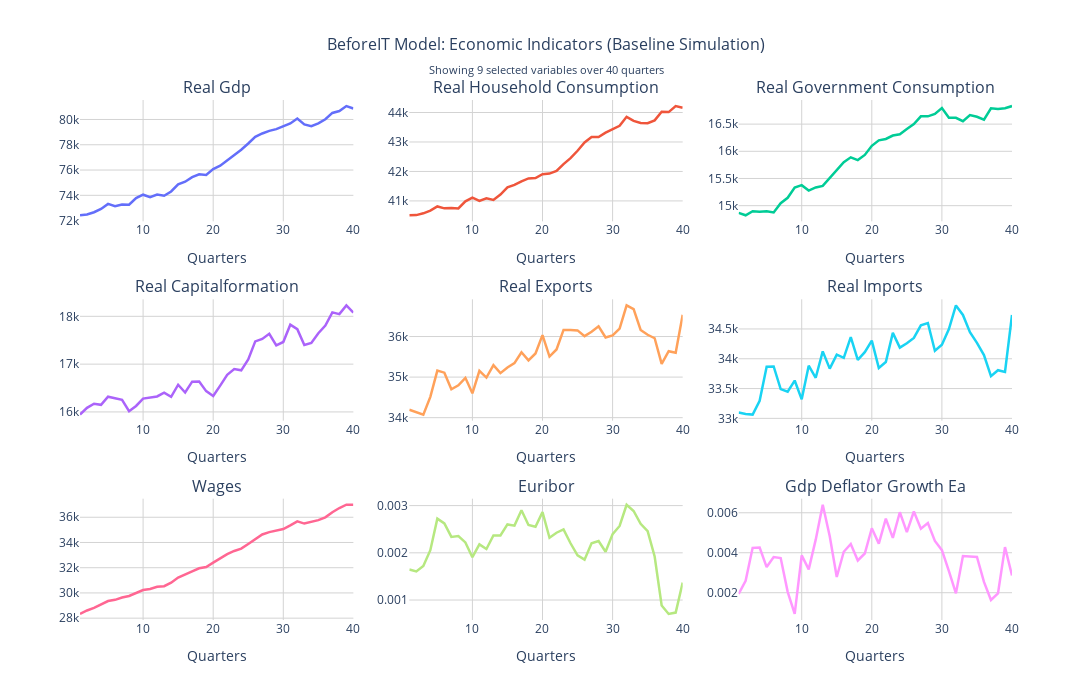

Notebook code for this chart:
### Code cell
selected_variables = [
    'real_gdp',
    'real_household_consumption', 
    'real_government_consumption',
    'real_capitalformation',
    'real_exports',
    'real_imports',
    'wages',
    'euribor',
    'gdp_deflator_growth_ea'
]

# Validate that all selected variables exist
missing_vars = [var for var in selected_variables if var not in variable_names]
if missing_vars:
    raise ValueError(f" The following selected variables are not available: {missing_vars}")

# Get indices for selected variables
plot_data = []
for var_name in selected_variables:
    var_idx = variable_names.index(var_name)
    plot_data.append((var_name, var_idx))

# Calculate optimal subplot layout (prefer more columns than rows for better readability)
n_vars = len(plot_data)
if n_vars <= 3:
    rows, cols = 1, n_vars
elif n_vars <= 6:
    rows, cols = 2, 3
elif n_vars <= 9:
    rows, cols = 3, 3
elif n_vars <= 12:
    rows, cols = 3, 4
else:
    rows, cols = 4, 4  # Max 4x4 grid, adjust as needed

# Create subplot titles
subplot_titles = [var.replace('_', ' ').title() for var, _ in plot_data]

# Create subplot figure
fig = make_subplots(
    rows=rows, 
    cols=cols,
    subplot_titles=subplot_titles,
    vertical_spacing=0.15,
    horizontal_spacing=0.06
)

# Add traces for each selected variable
for i, (var_name, var_idx) in enumerate(plot_data):
    row = (i // cols) + 1
    col = (i % cols) + 1
    
    series_data = results.get_scalar_timeseries()[var_name]
    fig.add_trace(
        go.Scatter(
            x=time_quarters,
            y=series_data,
            mode='lines',
            name=var_name,
            line=dict(width=2.5),
            hovertemplate='<b>%{fullData.name}</b><br>' +
                         'Quarter: %{x}<br>' +
                         'Value: %{y:.4f}<br>' +
                         '<extra></extra>'
        ),
        row=row, col=col
    )

# Update layout
fig.update_layout(
    title={
        'text': f'BeforeIT Model: Economic Indicators (Baseline Simulation)<br><sub>Showing {n_vars} selected variables over {T} quarters</sub>',
        'x': 0.5,
        'font': {'size': 16}
    },
    height=200 * rows + 100,  # Dynamic height based on number of rows
    width=1200,
    showlegend=False,  # Turn off legend since subplot titles show variable names
    plot_bgcolor='white',
    paper_bgcolor='white'
)

# Update axes labels
fig.update_xaxes(title_text="Quarters", showgrid=True, gridwidth=1, gridcolor='lightgray')
fig.update_yaxes(showgrid=True, gridwidth=1, gridcolor='lightgray')

# Show the plot
fig.show()

### Figure 1 — Plotly figure (JSON) as saved in the notebook; plotly's stock layout.template omitted (floating-point values rounded to 4 significant figures)
{"data": [{"hovertemplate": "<b>%{fullData.name}</b><br>Quarter: %{x}<br>Value: %{y:.4f}<br><extra></extra>", "line": {"width": 2.5}, "mode": "lines", "name": "real_gdp", "type": "scatter", "x": [1, 2, 3, 4, 5, 6, 7, 8, 9, 10, 11, 12, 13, 14, 15, 16, 17, 18, 19, 20, 21, 22, 23, 24, 25, 26, 27, 28, 29, 30, 31, 32, 33, 34, 35, 36, 37, 38, 39, 40], "xaxis": "x", "y": [72420.0, 72480.0, 72660.0, 72920.0, 73320.0, 73140.0, 73270.0, 73250.0, 73790.0, 74050.0, 73850.0, 74060.0, 73970.0, 74300.0, 74870.0, 75080.0, 75440.0, 75670.0, 75610.0, 76070.0, 76340.0, 76760.0, 77170.0, 77610.0, 78100.0, 78620.0, 78890.0, 79100.0, 79240.0, 79470.0, 79690.0, 80070.0, 79610.0, 79470.0, 79700.0, 80020.0, 80520.0, 80670.0, 81060.0, 80870.0, 81280.0], "yaxis": "y"}, {"hovertemplate": "<b>%{fullData.name}</b><br>Quarter: %{x}<br>Value: %{y:.4f}<br><extra></extra>", "line": {"width": 2.5}, "mode": "lines", "name": "real_household_consumption", "type": "scatter", "x": [1, 2, 3, 4, 5, 6, 7, 8, 9, 10, 11, 12, 13, 14, 15, 16, 17, 18, 19, 20, 21, 22, 23, 24, 25, 26, 27, 28, 29, 30, 31, 32, 33, 34, 35, 36, 37, 38, 39, 40], "xaxis": "x2", "y": [40510.0, 40520.0, 40580.0, 40670.0, 40810.0, 40750.0, 40760.0, 40740.0, 40980.0, 41110.0, 41000.0, 41090.0, 41030.0, 41210.0, 41460.0, 41540.0, 41670.0, 41760.0, 41780.0, 41910.0, 41930.0, 42010.0, 42250.0, 42450.0, 42700.0, 42980.0, 43170.0, 43160.0, 43310.0, 43420.0, 43550.0, 43850.0, 43720.0, 43650.0, 43640.0, 43730.0, 44020.0, 44010.0, 44220.0, 44160.0, 44390.0], "yaxis": "y2"}, {"hovertemplate": "<b>%{fullData.name}</b><br>Quarter: %{x}<br>Value: %{y:.4f}<br><extra></extra>", "line": {"width": 2.5}, "mode": "lines", "name": "real_government_consumption", "type": "scatter", "x": [1, 2, 3, 4, 5, 6, 7, 8, 9, 10, 11, 12, 13, 14, 15, 16, 17, 18, 19, 20, 21, 22, 23, 24, 25, 26, 27, 28, 29, 30, 31, 32, 33, 34, 35, 36, 37, 38, 39, 40], "xaxis": "x3", "y": [14870.0, 14820.0, 14900.0, 14890.0, 14900.0, 14870.0, 15040.0, 15140.0, 15330.0, 15380.0, 15280.0, 15330.0, 15360.0, 15510.0, 15670.0, 15800.0, 15890.0, 15840.0, 15930.0, 16100.0, 16200.0, 16230.0, 16290.0, 16310.0, 16410.0, 16500.0, 16640.0, 16640.0, 16690.0, 16800.0, 16620.0, 16620.0, 16550.0, 16670.0, 16630.0, 16580.0, 16790.0, 16780.0, 16790.0, 16830.0, 17010.0], "yaxis": "y3"}, {"hovertemplate": "<b>%{fullData.name}</b><br>Quarter: %{x}<br>Value: %{y:.4f}<br><extra></extra>", "line": {"width": 2.5}, "mode": "lines", "name": "real_capitalformation", "type": "scatter", "x": [1, 2, 3, 4, 5, 6, 7, 8, 9, 10, 11, 12, 13, 14, 15, 16, 17, 18, 19, 20, 21, 22, 23, 24, 25, 26, 27, 28, 29, 30, 31, 32, 33, 34, 35, 36, 37, 38, 39, 40], "xaxis": "x4", "y": [15940.0, 16090.0, 16170.0, 16150.0, 16320.0, 16280.0, 16250.0, 16020.0, 16120.0, 16280.0, 16310.0, 16320.0, 16400.0, 16320.0, 16570.0, 16410.0, 16630.0, 16630.0, 16430.0, 16330.0, 16550.0, 16780.0, 16900.0, 16870.0, 17100.0, 17480.0, 17530.0, 17630.0, 17390.0, 17460.0, 17830.0, 17730.0, 17400.0, 17440.0, 17650.0, 17810.0, 18080.0, 18050.0, 18230.0, 18080.0, 18030.0], "yaxis": "y4"}, {"hovertemplate": "<b>%{fullData.name}</b><br>Quarter: %{x}<br>Value: %{y:.4f}<br><extra></extra>", "line": {"width": 2.5}, "mode": "lines", "name": "real_exports", "type": "scatter", "x": [1, 2, 3, 4, 5, 6, 7, 8, 9, 10, 11, 12, 13, 14, 15, 16, 17, 18, 19, 20, 21, 22, 23, 24, 25, 26, 27, 28, 29, 30, 31, 32, 33, 34, 35, 36, 37, 38, 39, 40], "xaxis": "x5", "y": [34200.0, 34130.0, 34080.0, 34510.0, 35160.0, 35110.0, 34700.0, 34800.0, 34980.0, 34600.0, 35150.0, 34990.0, 35290.0, 35100.0, 35240.0, 35340.0, 35610.0, 35410.0, 35580.0, 36040.0, 35510.0, 35680.0, 36160.0, 36160.0, 36150.0, 36010.0, 36120.0, 36250.0, 35980.0, 36030.0, 36190.0, 36770.0, 36680.0, 36160.0, 36040.0, 35960.0, 35330.0, 35640.0, 35600.0, 36530.0, 36530.0], "yaxis": "y5"}, {"hovertemplate": "<b>%{fullData.name}</b><br>Quarter: %{x}<br>Value: %{y:.4f}<br><extra></extra>", "line": {"width": 2.5}, "mode": "lines", "name": "real_imports", "type": "scatter", "x": [1, 2, 3, 4, 5, 6, 7, 8, 9, 10, 11, 12, 13, 14, 15, 16, 17, 18, 19, 20, 21, 22, 23, 24, 25, 26, 27, 28, 29, 30, 31, 32, 33, 34, 35, 36, 37, 38, 39, 40], "xaxis": "x6", "y": [33100.0, 33070.0, 33060.0, 33300.0, 33870.0, 33870.0, 33490.0, 33450.0, 33630.0, 33320.0, 33880.0, 33680.0, 34120.0, 33830.0, 34070.0, 34020.0, 34360.0, 33980.0, 34110.0, 34300.0, 33840.0, 33950.0, 34430.0, 34190.0, 34260.0, 34350.0, 34560.0, 34600.0, 34140.0, 34230.0, 34500.0, 34900.0, 34730.0, 34450.0, 34270.0, 34060.0, 33710.0, 33810.0, 33780.0, 34730.0, 34680.0], "yaxis": "y6"}, {"hovertemplate": "<b>%{fullData.name}</b><br>Quarter: %{x}<br>Value: %{y:.4f}<br><extra></extra>", "line": {"width": 2.5}, "mode": "lines", "name": "wages", "type": "scatter", "x": [1, 2, 3, 4, 5, 6, 7, 8, 9, 10, 11, 12, 13, 14, 15, 16, 17, 18, 19, 20, 21, 22, 23, 24, 25, 26, 27, 28, 29, 30, 31, 32, 33, 34, 35, 36, 37, 38, 39, 40], "xaxis": "x7", "y": [28340.0, 28610.0, 28810.0, 29060.0, 29360.0, 29450.0, 29640.0, 29760.0, 30020.0, 30230.0, 30310.0, 30490.0, 30540.0, 30820.0, 31220.0, 31440.0, 31710.0, 31950.0, 32050.0, 32400.0, 32770.0, 33080.0, 33330.0, 33510.0, 33870.0, 34250.0, 34640.0, 34820.0, 34930.0, 35060.0, 35350.0, 35670.0, 35500.0, 35620.0, 35770.0, 35990.0, 36400.0, 36730.0, 36990.0, 36990.0, 37290.0], "yaxis": "y7"}, {"hovertemplate": "<b>%{fullData.name}</b><br>Quarter: %{x}<br>Value: %{y:.4f}<br><extra></extra>", "line": {"width": 2.5}, "mode": "lines", "name": "euribor", "type": "scatter", "x": [1, 2, 3, 4, 5, 6, 7, 8, 9, 10, 11, 12, 13, 14, 15, 16, 17, 18, 19, 20, 21, 22, 23, 24, 25, 26, 27, 28, 29, 30, 31, 32, 33, 34, 35, 36, 37, 38, 39, 40], "xaxis": "x8", "y": [0.001646, 0.001607, 0.001723, 0.002056, 0.002723, 0.002624, 0.002337, 0.002354, 0.00222, 0.001907, 0.00218, 0.00208, 0.002368, 0.002366, 0.002601, 0.002576, 0.002903, 0.002589, 0.002551, 0.002862, 0.002318, 0.002426, 0.002496, 0.002202, 0.001948, 0.001855, 0.002203, 0.00225, 0.002023, 0.002397, 0.002569, 0.003018, 0.002886, 0.002615, 0.002459, 0.001923, 0.0008844, 0.0007056, 0.0007346, 0.00137, 0.001665], "yaxis": "y8"}, {"hovertemplate": "<b>%{fullData.name}</b><br>Quarter: %{x}<br>Value: %{y:.4f}<br><extra></extra>", "line": {"width": 2.5}, "mode": "lines", "name": "gdp_deflator_growth_ea", "type": "scatter", "x": [1, 2, 3, 4, 5, 6, 7, 8, 9, 10, 11, 12, 13, 14, 15, 16, 17, 18, 19, 20, 21, 22, 23, 24, 25, 26, 27, 28, 29, 30, 31, 32, 33, 34, 35, 36, 37, 38, 39, 40], "xaxis": "x9", "y": [0.001938, 0.002599, 0.004245, 0.004261, 0.003283, 0.003784, 0.003733, 0.002043, 0.0009376, 0.003869, 0.003167, 0.004655, 0.006402, 0.004828, 0.002785, 0.004047, 0.004435, 0.003613, 0.003962, 0.005224, 0.004456, 0.005709, 0.004741, 0.006024, 0.005028, 0.006063, 0.005203, 0.005484, 0.00459, 0.00413, 0.003082, 0.001967, 0.003836, 0.003806, 0.003791, 0.002538, 0.001637, 0.001964, 0.004283, 0.002862, 0.00499], "yaxis": "y9"}], "layout": {"annotations": [{"font": {"size": 16}, "showarrow": false, "text": "Real Gdp", "x": 0.1467, "xanchor": "center", "xref": "paper", "y": 1.0, "yanchor": "bottom", "yref": "paper"}, {"font": {"size": 16}, "showarrow": false, "text": "Real Household Consumption", "x": 0.5, "xanchor": "center", "xref": "paper", "y": 1.0, "yanchor": "bottom", "yref": "paper"}, {"font": {"size": 16}, "showarrow": false, "text": "Real Government Consumption", "x": 0.8533, "xanchor": "center", "xref": "paper", "y": 1.0, "yanchor": "bottom", "yref": "paper"}, {"font": {"size": 16}, "showarrow": false, "text": "Real Capitalformation", "x": 0.1467, "xanchor": "center", "xref": "paper", "y": 0.6167, "yanchor": "bottom", "yref": "paper"}, {"font": {"size": 16}, "showarrow": false, "text": "Real Exports", "x": 0.5, "xanchor": "center", "xref": "paper", "y": 0.6167, "yanchor": "bottom", "yref": "paper"}, {"font": {"size": 16}, "showarrow": false, "text": "Real Imports", "x": 0.8533, "xanchor": "center", "xref": "paper", "y": 0.6167, "yanchor": "bottom", "yref": "paper"}, {"font": {"size": 16}, "showarrow": false, "text": "Wages", "x": 0.1467, "xanchor": "center", "xref": "paper", "y": 0.2333, "yanchor": "bottom", "yref": "paper"}, {"font": {"size": 16}, "showarrow": false, "text": "Euribor", "x": 0.5, "xanchor": "center", "xref": "paper", "y": 0.2333, "yanchor": "bottom", "yref": "paper"}, {"font": {"size": 16}, "showarrow": false, "text": "Gdp Deflator Growth Ea", "x": 0.8533, "xanchor": "center", "xref": "paper", "y": 0.2333, "yanchor": "bottom", "yref": "paper"}], "height": 700, "paper_bgcolor": "white", "plot_bgcolor": "white", "showlegend": false, "title": {"font": {"size": 16}, "text": "BeforeIT Model: Economic Indicators (Baseline Simulation)<br><sub>Showing 9 selected variables over 40 quarters</sub>", "x": 0.5}, "width": 1200, "xaxis": {"anchor": "y", "domain": [0, 0.2933], "gridcolor": "lightgray", "gridwidth": 1, "showgrid": true, "title": {"text": "Quarters"}}, "xaxis2": {"anchor": "y2", "domain": [0.3533, 0.6467], "gridcolor": "lightgray", "gridwidth": 1, "showgrid": true, "title": {"text": "Quarters"}}, "xaxis3": {"anchor": "y3", "domain": [0.7067, 1], "gridcolor": "lightgray", "gridwidth": 1, "showgrid": true, "title": {"text": "Quarters"}}, "xaxis4": {"anchor": "y4", "domain": [0, 0.2933], "gridcolor": "lightgray", "gridwidth": 1, "showgrid": true, "title": {"text": "Quarters"}}, "xaxis5": {"anchor": "y5", "domain": [0.3533, 0.6467], "gridcolor": "lightgray", "gridwidth": 1, "showgrid": true, "title": {"text": "Quarters"}}, "xaxis6": {"anchor": "y6", "domain": [0.7067, 1], "gridcolor": "lightgray", "gridwidth": 1, "showgrid": true, "title": {"text": "Quarters"}}, "xaxis7": {"anchor": "y7", "domain": [0, 0.2933], "gridcolor": "lightgray", "gridwidth": 1, "showgrid": true, "title": {"text": "Quarters"}}, "xaxis8": {"anchor": "y8", "domain": [0.3533, 0.6467], "gridcolor": "lightgray", "gridwidth": 1, "showgrid": true, "title": {"text": "Quarters"}}, "xaxis9": {"anchor": "y9", "domain": [0.7067, 1], "gridcolor": "lightgray", "gridwidth": 1, "showgrid": true, "title": {"text": "Quarters"}}, "yaxis": {"anchor": "x", "domain": [0.7667, 1.0], "gridcolor": "lightgray", "gridwidth": 1, "showgrid": true}, "yaxis2": {"anchor": "x2", "domain": [0.7667, 1.0], "gridcolor": "lightgray", "gridwidth": 1, "showgrid": true}, "yaxis3": {"anchor": "x3", "domain": [0.7667, 1.0], "gridcolor": "lightgray", "gridwidth": 1, "showgrid": true}, "yaxis4": {"anchor": "x4", "domain": [0.3833, 0.6167], "gridcolor": "lightgray", "gridwidth": 1, "showgrid": true}, "yaxis5": {"anchor": "x5", "domain": [0.3833, 0.6167], "gridcolor": "lightgray", "gridwidth": 1, "showgrid": true}, "yaxis6": {"anchor": "x6", "domain": [0.3833, 0.6167], "gridcolor": "lightgray", "gridwidth": 1, "showgrid": true}, "yaxis7": {"anchor": "x7", "domain": [0, 0.2333], "gridcolor": "lightgray", "gridwidth": 1, "showgrid": true}, "yaxis8": {"anchor": "x8", "domain": [0, 0.2333], "gridcolor": "lightgray", "gridwidth": 1, "showgrid": true}, "yaxis9": {"anchor": "x9", "domain": [0, 0.2333], "gridcolor": "lightgray", "gridwidth": 1, "showgrid": true}}}
